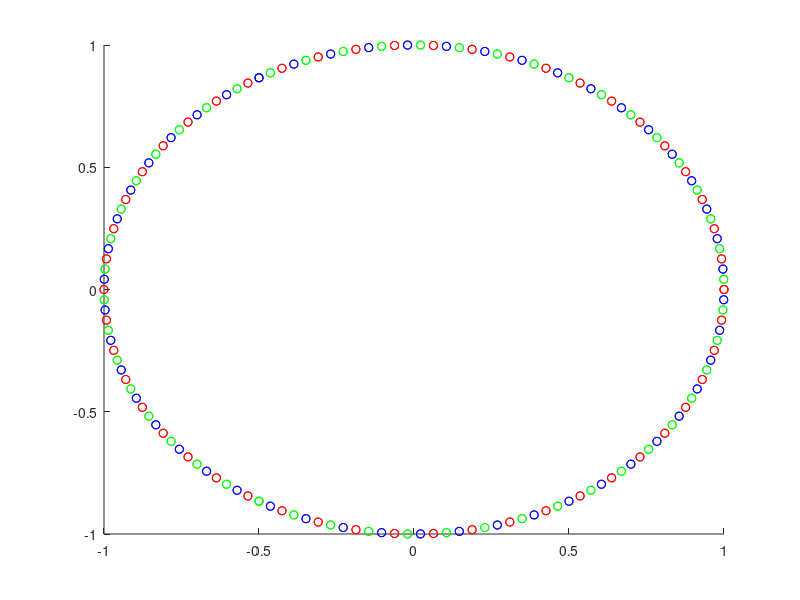

The MATLAB source for this figure:
title("Number Grapher")

freq = 120;
time = 0;
inputCurrent=1;

figure(1);
clf;
hold on;
axis([-inputCurrent inputCurrent -inputCurrent inputCurrent])

for i=0:100
  time = i/60/100;
  wt = 2*pi*freq*time;

  phaseA = inputCurrent*exp(wt*j);
  phaseB = inputCurrent*exp(wt*j+2*pi/3*j);
  phaseC = inputCurrent*exp(wt*j+4*pi/3*j);

  phaseAre = real(phaseA);
  phaseBre = real(phaseB);
  phaseCre = real(phaseC);

  phaseAim = imag(phaseA);
  phaseBim = imag(phaseB);
  phaseCim = imag(phaseC);

  plot(phaseAre,phaseAim,'ro');
  plot(phaseBre,phaseBim,'bo');
  plot(phaseCre,phaseCim,'go');
  pause(1)
end
